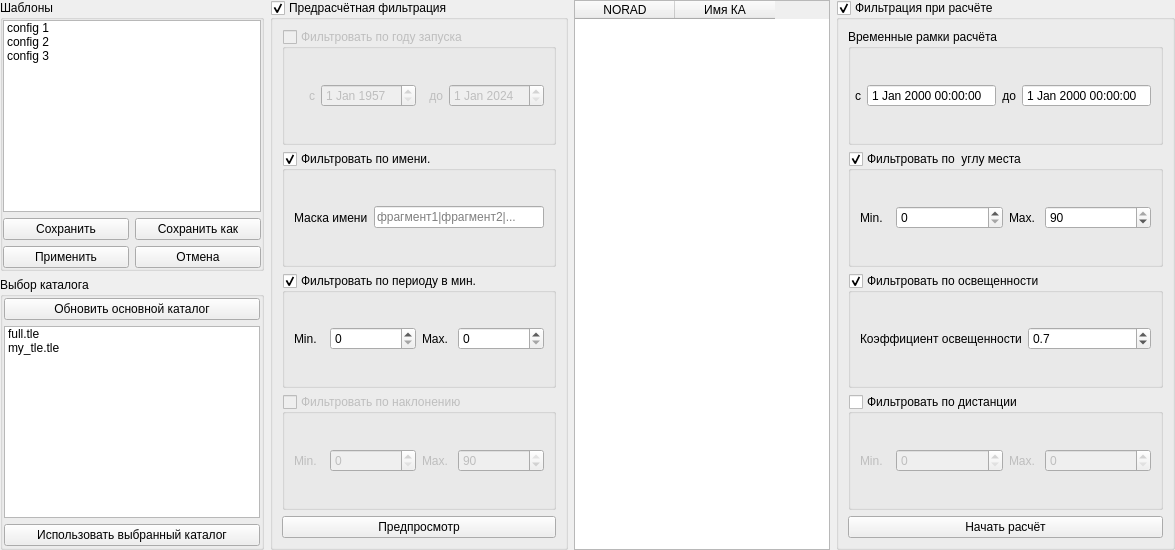
      <widget class="QWidget" name="tabCalic">
       <property name="enabled">
        <bool>true</bool>
       </property>
       <attribute name="icon">
        <iconset resource="guiSource.qrc">
         <normaloff>:/Images/Source/Images/calcul.png</normaloff>:/Images/Source/Images/calcul.png</iconset>
       </attribute>
       <attribute name="title">
        <string>Расчёт ЦУ</string>
       </attribute>
       <layout class="QHBoxLayout" name="horizontalLayout_2">
        <property name="leftMargin">
         <number>0</number>
        </property>
        <property name="topMargin">
         <number>0</number>
        </property>
        <property name="rightMargin">
         <number>0</number>
        </property>
        <property name="bottomMargin">
         <number>0</number>
        </property>
        <item>
         <layout class="QVBoxLayout" name="calicLayout">
          <item>
           <widget class="QGroupBox" name="calicTemplateBox">
            <property name="title">
             <string>Шаблоны</string>
            </property>
            <layout class="QVBoxLayout" name="verticalLayout_7">
             <property name="leftMargin">
              <number>0</number>
             </property>
             <property name="topMargin">
              <number>0</number>
             </property>
             <property name="rightMargin">
              <number>0</number>
             </property>
             <property name="bottomMargin">
              <number>0</number>
             </property>
             <item>
              <widget class="QListWidget" name="calicTemplateList">
               <property name="sizePolicy">
                <sizepolicy hsizetype="Minimum" vsizetype="Minimum">
                 <horstretch>0</horstretch>
                 <verstretch>0</verstretch>
                </sizepolicy>
               </property>
               <item>
                <property name="text">
                 <string>config 1</string>
                </property>
               </item>
               <item>
                <property name="text">
                 <string>config 2</string>
                </property>
               </item>
               <item>
                <property name="text">
                 <string>config 3</string>
                </property>
               </item>
              </widget>
             </item>
             <item>
              <layout class="QGridLayout" name="gridLayout">
               <item row="1" column="0">
                <widget class="QPushButton" name="calicTemplateButApply">
                 <property name="text">
                  <string>Применить</string>
                 </property>
                </widget>
               </item>
               <item row="1" column="1">
                <widget class="QPushButton" name="calicTemplateButCancel">
                 <property name="text">
                  <string>Отмена</string>
                 </property>
                </widget>
               </item>
               <item row="0" column="1">
                <widget class="QPushButton" name="calicTemplateButSeveAs">
                 <property name="text">
                  <string>Сохранить как</string>
                 </property>
                </widget>
               </item>
               <item row="0" column="0">
                <widget class="QPushButton" name="calicTemplateButSeve">
                 <property name="text">
                  <string>Сохранить</string>
                 </property>
                </widget>
               </item>
              </layout>
             </item>
            </layout>
           </widget>
          </item>
          <item>
           <widget class="QGroupBox" name="calicTleBox">
            <property name="title">
             <string>Выбор каталога</string>
            </property>
            <layout class="QVBoxLayout" name="verticalLayout_8">
             <property name="leftMargin">
              <number>1</number>
             </property>
             <property name="topMargin">
              <number>1</number>
             </property>
             <property name="rightMargin">
              <number>1</number>
             </property>
             <property name="bottomMargin">
              <number>1</number>
             </property>
             <item>
              <widget class="QPushButton" name="calicTLETableUpdateButt">
               <property name="text">
                <string>Обновить основной каталог</string>
               </property>
              </widget>
             </item>
             <item>
              <widget class="QListWidget" name="calicTLETable">
               <property name="sizePolicy">
                <sizepolicy hsizetype="Expanding" vsizetype="Minimum">
                 <horstretch>0</horstretch>
                 <verstretch>0</verstretch>
                </sizepolicy>
               </property>
               <item>
                <property name="text">
                 <string>full.tle</string>
                </property>
               </item>
               <item>
                <property name="text">
                 <string>my_tle.tle</string>
                </property>
               </item>
              </widget>
             </item>
             <item>
              <widget class="QPushButton" name="calicTLETableSelectButt">
               <property name="text">
                <string>Использовать выбранный каталог</string>
               </property>
              </widget>
             </item>
            </layout>
           </widget>
          </item>
         </layout>
        </item>
        <item>
         <widget class="QGroupBox" name="calicPreFilterBox">
          <property name="title">
           <string>Предрасчётная фильтрация</string>
          </property>
          <property name="checkable">
           <bool>true</bool>
          </property>
          <layout class="QVBoxLayout" name="verticalLayout_5">
           <item>
            <widget class="QGroupBox" name="calicFilterLaunchBox">
             <property name="enabled">
              <bool>false</bool>
             </property>
             <property name="title">
              <string>Фильтровать по году запуска</string>
             </property>
             <property name="checkable">
              <bool>true</bool>
             </property>
             <property name="checked">
              <bool>false</bool>
             </property>
             <layout class="QHBoxLayout" name="horizontalLayout_4">
              <property name="leftMargin">
               <number>9</number>
              </property>
              <item>
               <widget class="QLabel" name="calicFilterLaunchLableMin">
                <property name="maximumSize">
                 <size>
                  <width>30</width>
                  <height>16777215</height>
                 </size>
                </property>
                <property name="text">
                 <string>с</string>
                </property>
                <property name="alignment">
                 <set>Qt::AlignRight|Qt::AlignTrailing|Qt::AlignVCenter</set>
                </property>
               </widget>
              </item>
              <item>
               <widget class="QDateEdit" name="calicFilterLaunchEditMin">
                <property name="dateTime">
                 <datetime>
                  <hour>0</hour>
                  <minute>0</minute>
                  <second>0</second>
                  <year>1957</year>
                  <month>1</month>
                  <day>1</day>
                 </datetime>
                </property>
               </widget>
              </item>
              <item>
               <widget class="QLabel" name="calicFilterLaunchLabelMax">
                <property name="maximumSize">
                 <size>
                  <width>30</width>
                  <height>16777215</height>
                 </size>
                </property>
                <property name="text">
                 <string>до</string>
                </property>
                <property name="alignment">
                 <set>Qt::AlignRight|Qt::AlignTrailing|Qt::AlignVCenter</set>
                </property>
               </widget>
              </item>
              <item>
               <widget class="QDateEdit" name="calicFilterLaunchEditMax">
                <property name="date">
                 <date>
                  <year>2024</year>
                  <month>1</month>
                  <day>1</day>
                 </date>
                </property>
               </widget>
              </item>
             </layout>
            </widget>
           </item>
           <item>
            <widget class="QGroupBox" name="calicFilterNameBox">
             <property name="title">
              <string>Фильтровать по имени.</string>
             </property>
             <property name="flat">
              <bool>false</bool>
             </property>
             <property name="checkable">
              <bool>true</bool>
             </property>
             <layout class="QHBoxLayout" name="horizontalLayout_7">
              <item>
               <widget class="QLabel" name="calicFilterNameLabel">
                <property name="text">
                 <string>Маска имени</string>
                </property>
               </widget>
              </item>
              <item>
               <widget class="QLineEdit" name="calicFilterNameEdit">
                <property name="minimumSize">
                 <size>
                  <width>170</width>
                  <height>0</height>
                 </size>
                </property>
                <property name="placeholderText">
                 <string>фрагмент1|фрагмент2|...</string>
                </property>
               </widget>
              </item>
             </layout>
            </widget>
           </item>
           <item>
            <widget class="QGroupBox" name="calicFilterPeriodBox">
             <property name="title">
              <string>Фильтровать по периоду в мин.</string>
             </property>
             <property name="checkable">
              <bool>true</bool>
             </property>
             <layout class="QHBoxLayout" name="horizontalLayout">
              <item>
               <widget class="QLabel" name="calicFilterPeriodLabelMin">
                <property name="maximumSize">
                 <size>
                  <width>30</width>
                  <height>16777215</height>
                 </size>
                </property>
                <property name="text">
                 <string>Min.</string>
                </property>
               </widget>
              </item>
              <item>
               <widget class="QSpinBox" name="calicFilterPeriodEditMin">
                <property name="maximum">
                 <number>99999</number>
                </property>
               </widget>
              </item>
              <item>
               <widget class="QLabel" name="calicFilterPeriodLabelMax">
                <property name="maximumSize">
                 <size>
                  <width>30</width>
                  <height>16777215</height>
                 </size>
                </property>
                <property name="text">
                 <string>Max.</string>
                </property>
               </widget>
              </item>
              <item>
               <widget class="QSpinBox" name="calicFilterPeriodEditMax">
                <property name="maximum">
                 <number>99999</number>
                </property>
               </widget>
              </item>
             </layout>
            </widget>
           </item>
           <item>
            <widget class="QGroupBox" name="calicFilterInclinaBox">
             <property name="enabled">
              <bool>false</bool>
             </property>
             <property name="title">
              <string>Фильтровать по наклонению</string>
             </property>
             <property name="checkable">
              <bool>true</bool>
             </property>
             <property name="checked">
              <bool>false</bool>
             </property>
             <layout class="QHBoxLayout" name="horizontalLayout_6">
              <item>
               <widget class="QLabel" name="calicFilterInclinaLabelMin">
                <property name="maximumSize">
                 <size>
                  <width>30</width>
                  <height>16777215</height>
                 </size>
                </property>
                <property name="text">
                 <string>Min.</string>
                </property>
               </widget>
              </item>
              <item>
               <widget class="QSpinBox" name="calicFilterInclinaEditMin">
                <property name="maximum">
                 <number>90</number>
                </property>
               </widget>
              </item>
              <item>
               <widget class="QLabel" name="calicFilterInclinaLabelMax">
                <property name="maximumSize">
                 <size>
                  <width>30</width>
                  <height>16777215</height>
                 </size>
                </property>
                <property name="text">
                 <string>Max.</string>
                </property>
               </widget>
              </item>
              <item>
               <widget class="QSpinBox" name="calicFilterInclinaEditMax">
                <property name="maximum">
                 <number>90</number>
                </property>
                <property name="value">
                 <number>90</number>
                </property>
               </widget>
              </item>
             </layout>
            </widget>
           </item>
           <item>
            <widget class="QPushButton" name="calicPreFilterButt">
             <property name="text">
              <string>Предпросмотр</string>
             </property>
            </widget>
           </item>
          </layout>
         </widget>
        </item>
        <item>
         <widget class="QTableWidget" name="tableWidget">
          <property name="minimumSize">
           <size>
            <width>250</width>
            <height>0</height>
           </size>
          </property>
          <column>
           <property name="text">
            <string>NORAD</string>
           </property>
          </column>
          <column>
           <property name="text">
            <string>Имя КА</string>
           </property>
          </column>
         </widget>
        </item>
        <item>
         <widget class="QGroupBox" name="calicFilterBox">
          <property name="title">
           <string>Фильтрация при расчёте</string>
          </property>
          <property name="checkable">
           <bool>true</bool>
          </property>
          <layout class="QVBoxLayout" name="verticalLayout_6">
           <item>
            <widget class="QGroupBox" name="calicFilterTimeBox">
             <property name="title">
              <string>Временные рамки расчёта</string>
             </property>
             <layout class="QHBoxLayout" name="horizontalLayout_8">
              <property name="leftMargin">
               <number>4</number>
              </property>
              <item>
               <widget class="QLabel" name="calicFilterTimeLabelMin">
                <property name="maximumSize">
                 <size>
                  <width>30</width>
                  <height>16777215</height>
                 </size>
                </property>
                <property name="text">
                 <string>с</string>
                </property>
                <property name="alignment">
                 <set>Qt::AlignRight|Qt::AlignTrailing|Qt::AlignVCenter</set>
                </property>
               </widget>
              </item>
              <item>
               <widget class="QDateTimeEdit" name="calicFilterTimeEditMin">
                <property name="minimumSize">
                 <size>
                  <width>100</width>
                  <height>0</height>
                 </size>
                </property>
                <property name="buttonSymbols">
                 <enum>QAbstractSpinBox::NoButtons</enum>
                </property>
               </widget>
              </item>
              <item>
               <widget class="QLabel" name="calicFilterTimeLabelMax">
                <property name="maximumSize">
                 <size>
                  <width>30</width>
                  <height>16777215</height>
                 </size>
                </property>
                <property name="text">
                 <string>до</string>
                </property>
                <property name="alignment">
                 <set>Qt::AlignRight|Qt::AlignTrailing|Qt::AlignVCenter</set>
                </property>
               </widget>
              </item>
              <item>
               <widget class="QDateTimeEdit" name="calicFilterTimeEditMax">
                <property name="minimumSize">
                 <size>
                  <width>100</width>
                  <height>0</height>
                 </size>
                </property>
                <property name="buttonSymbols">
                 <enum>QAbstractSpinBox::NoButtons</enum>
                </property>
               </widget>
              </item>
             </layout>
            </widget>
           </item>
           <item>
            <widget class="QGroupBox" name="calicFilterElevationBox">
             <property name="title">
              <string>Фильтровать по  углу места</string>
             </property>
             <property name="checkable">
              <bool>true</bool>
             </property>
             <layout class="QHBoxLayout" name="horizontalLayout_3">
              <property name="leftMargin">
               <number>9</number>
              </property>
              <item>
               <widget class="QLabel" name="calicFilterElevationLableMin">
                <property name="maximumSize">
                 <size>
                  <width>30</width>
                  <height>16777215</height>
                 </size>
                </property>
                <property name="text">
                 <string>Min.</string>
                </property>
               </widget>
              </item>
              <item>
               <widget class="QSpinBox" name="calicFilterElevationEditMin">
                <property name="maximum">
                 <number>90</number>
                </property>
               </widget>
              </item>
              <item>
               <widget class="QLabel" name="calicFilterElevationLabelMax">
                <property name="maximumSize">
                 <size>
                  <width>30</width>
                  <height>16777215</height>
                 </size>
                </property>
                <property name="text">
                 <string>Max.</string>
                </property>
               </widget>
              </item>
              <item>
               <widget class="QSpinBox" name="calicFilterElevationEditMax">
                <property name="maximum">
                 <number>90</number>
                </property>
                <property name="value">
                 <number>90</number>
                </property>
               </widget>
              </item>
             </layout>
            </widget>
           </item>
           <item>
            <widget class="QGroupBox" name="calicFilterSunliteBox">
             <property name="title">
              <string>Фильтровать по освещенности</string>
             </property>
             <property name="checkable">
              <bool>true</bool>
             </property>
             <layout class="QHBoxLayout" name="horizontalLayout_9">
              <item>
               <widget class="QLabel" name="calicFilterSunliteLabel">
                <property name="text">
                 <string>Коэффициент освещенности</string>
                </property>
               </widget>
              </item>
              <item>
               <widget class="QDoubleSpinBox" name="calicFilterSunliteEdit">
                <property name="decimals">
                 <number>1</number>
                </property>
                <property name="maximum">
                 <double>1.000000000000000</double>
                </property>
                <property name="singleStep">
                 <double>0.010000000000000</double>
                </property>
                <property name="value">
                 <double>0.700000000000000</double>
                </property>
               </widget>
              </item>
             </layout>
            </widget>
           </item>
           <item>
            <widget class="QGroupBox" name="calicFilterDistanceBox">
             <property name="enabled">
              <bool>true</bool>
             </property>
             <property name="title">
              <string>Фильтровать по дистанции</string>
             </property>
             <property name="checkable">
              <bool>true</bool>
             </property>
             <property name="checked">
              <bool>false</bool>
             </property>
             <layout class="QHBoxLayout" name="horizontalLayout_10">
              <item>
               <widget class="QLabel" name="calicFilterDistanceLabelMin">
                <property name="maximumSize">
                 <size>
                  <width>30</width>
                  <height>16777215</height>
                 </size>
                </property>
                <property name="text">
                 <string>Min.</string>
                </property>
               </widget>
              </item>
              <item>
               <widget class="QSpinBox" name="calicFilterDistanceEditMin">
                <property name="maximum">
                 <number>999999999</number>
                </property>
               </widget>
              </item>
              <item>
               <widget class="QLabel" name="calicFilterDistanceLabelMax">
                <property name="maximumSize">
                 <size>
                  <width>30</width>
                  <height>16777215</height>
                 </size>
                </property>
                <property name="text">
                 <string>Max.</string>
                </property>
               </widget>
              </item>
              <item>
               <widget class="QSpinBox" name="calicFilterDistanceEditMax">
                <property name="maximum">
                 <number>999999999</number>
                </property>
               </widget>
              </item>
             </layout>
            </widget>
           </item>
           <item>
            <widget class="QPushButton" name="calicStartButt">
             <property name="text">
              <string>Начать расчёт</string>
             </property>
            </widget>
           </item>
          </layout>
         </widget>
        </item>
       </layout>
      </widget>
